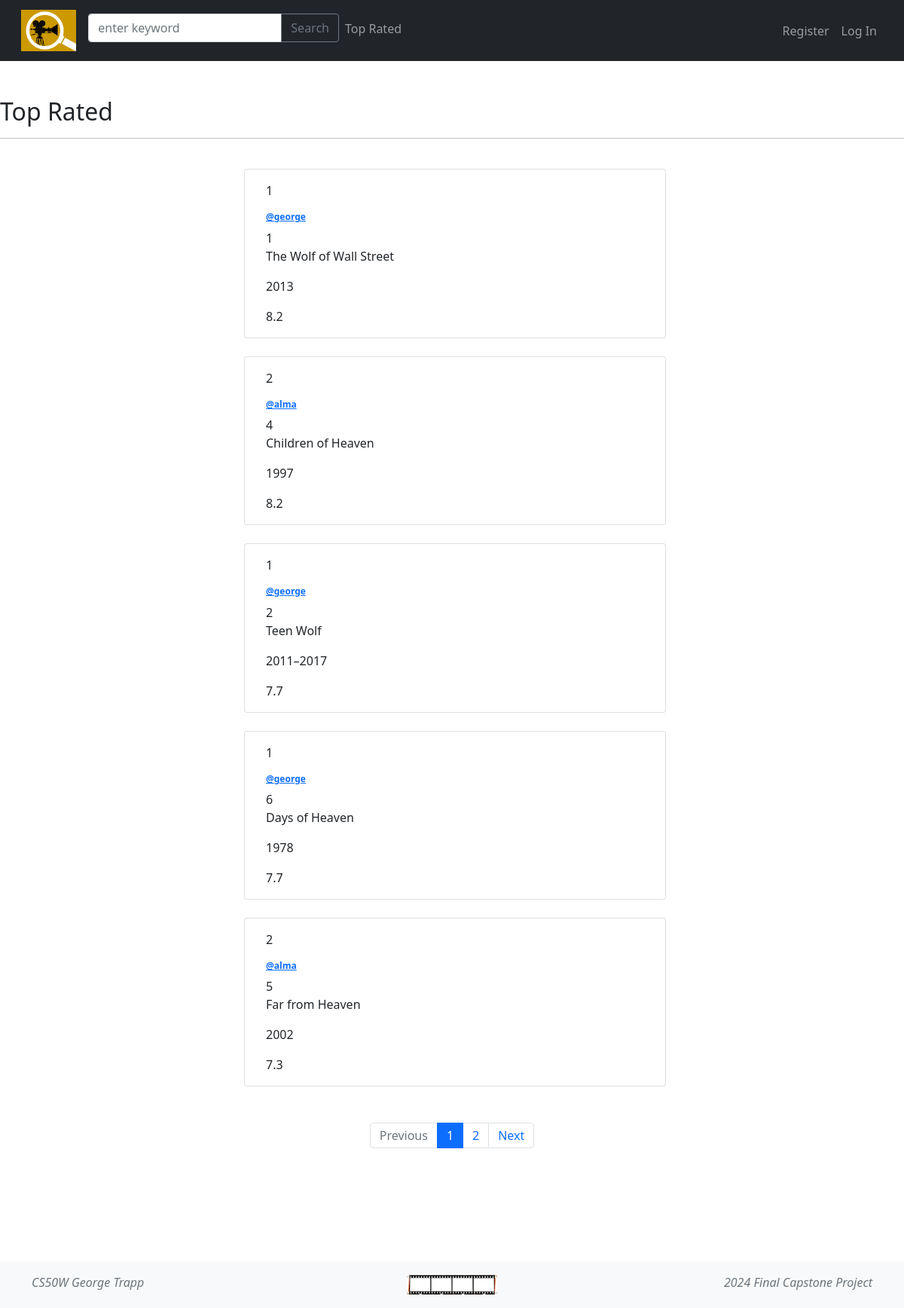
Page /top_rated on the earlier database version.
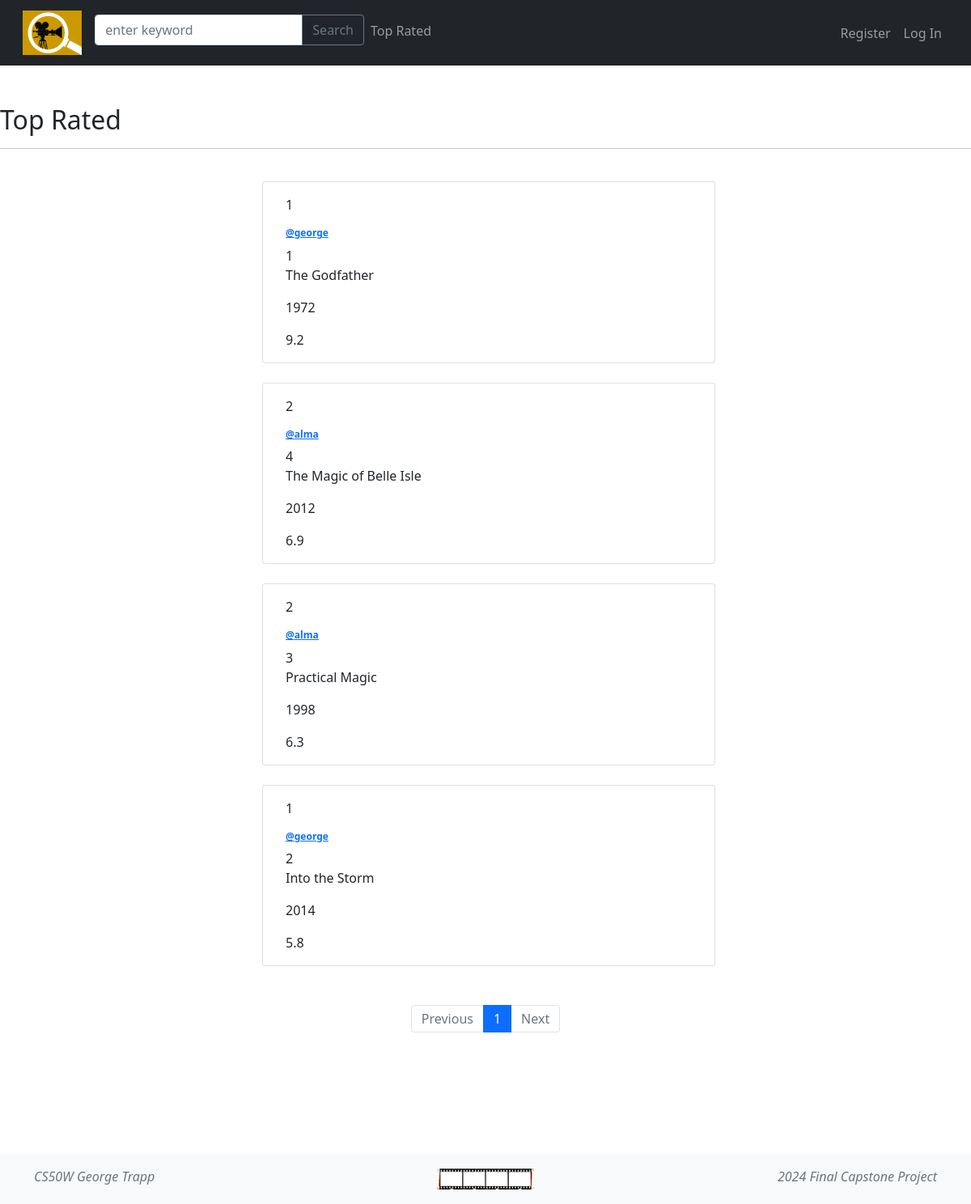
Same page on the later database version.
### movies/models.py (models this page shows, shortened)
class Movie(models.Model):
    user = models.ForeignKey(User, on_delete=models.CASCADE, related_name="movie_user")
    imdb_id = models.CharField(unique=True, max_length=100)
    title = models.CharField(max_length=100)
    year = models.CharField(max_length=100)
    poster = models.CharField(max_length=1000)
    type = models.CharField(max_length=100)
    rated = models.CharField(max_length=10)
    runtime = models.CharField(max_length=10)
    director = models.CharField(max_length=100)
    actors = models.CharField(max_length=100)
    plot = models.CharField(max_length=1000)
    genre = models.CharField(max_length=100)
    awards = models.CharField(max_length=100)
    metascore = models.CharField(max_length=10)
    imdb_rating = models.CharField(max_length=10)
    is_bookmarked = models.BooleanField(default=True)
    my_list = models.ManyToManyField(User, blank=True, null=True, related_name="_movie_mylist")

class User(AbstractUser):
    pass

### movies/views.py (the view)
# urls.py: path("top_rated", views.top_rated, name="_top_rated"),
def top_rated(request):
    movies = Movie.objects.all().order_by("imdb_rating").reverse()
    print("Debug - top_rated: Movie  <QuerySet")
    paginator = Paginator(movies, 5)
    page_number = request.GET.get("page")
    page_obj = paginator.get_page(page_number)
    return render(request, "movies/top-rated.html", {"page_obj": page_obj})

### movies/templates/movies/top-rated.html (shortened to what this page needs)
{% extends "movies/layout.html" %}
{% block body %}
<br>
<h2>Top Rated</h2>
<hr>
<br>
<div class="container">
   {% for movie in page_obj %}
   <div class="row justify-content-center mb-4">
      <div class="ms-2 card" style="width: 35rem" data-id="{{movie.id}}";>
         <div class="card-body rounded">
            <p>{{movie.user.id}}</p>
            <h5 class="card-title"><a href="{% url '_profile' user_id=movie.user.id%}"><b>@{{ movie.user}}</b></h5></a>
            {{movie.id}}
            <p class="card-text" id="post_content">{{movie.title}}</p>
            <p class="card-text" id="post_content">{{movie.year}}</p>
            <p class="card-text" id="post_content">{{movie.imdb_rating}}</p>
         </div>
      </div>
      <br>
   </div>
   {% endfor %}
   <br>
   <nav aria-label="Page">
      <ul class="pagination justify-content-center">
         {% if page_obj.has_previous %}
         <li class="page-item">
            <a class="page-link" href="?page={{ page_obj.previous_page_number }}">Previous</a>
         </li>
         {% else %}
         <li class="page-item disabled">
            <a class="page-link" href="#" tabindex="-1" aria-disabled="True">Previous</a>
         </li>
         {% endif %}
         {% for i in page_obj.paginator.page_range %}
         {% if page_obj.number == i %}
         <li class="page-item active" aria-current="page">
            <span class="page-link">
               {{ i }}
            </span>
         </li>
         {% else %}
         <li class="page-item"><a class="page-link" href="?page={{ i }}">{{ i }}</a></li>
         {% endif %}
         {% endfor %}
         {% if page_obj.has_next %}
         <li class="page-item">
            <a class="page-link" href="?page={{ page_obj.next_page_number }}">Next</a>
         </li>
         {% else %}
         <li class="page-item disabled">
            <a class="page-link" href="#" tabindex="-1" aria-disabled="True">Next</a>
         </li>
         {% endif %}
      </ul>
   </nav>
   {% endblock %}

Differences in the rows shown:
removed Movie: user.id "1", user "george", id "6", title "Days of Heaven", year "1978", imdb_rating "7.7"
removed Movie: user.id "2", user "alma", id "5", title "Far from Heaven", year "2002", imdb_rating "7.3"
changed Movie id 1: title "The Wolf of Wall Street" → "The Godfather"; year "2013" → "1972"; imdb_rating "8.2" → "9.2"
changed Movie id 4: title "Children of Heaven" → "The Magic of Belle Isle"; year "1997" → "2012"; imdb_rating "8.2" → "6.9"
now on this page (row edited): Movie: user.id "2", user "alma", id "3", title "Practical Magic", year "1998", imdb_rating "6.3"
changed Movie id 2: title "Teen Wolf" → "Into the Storm"; year "2011–2017" → "2014"; imdb_rating "7.7" → "5.8"
Other differences:
list line gone: "2"
